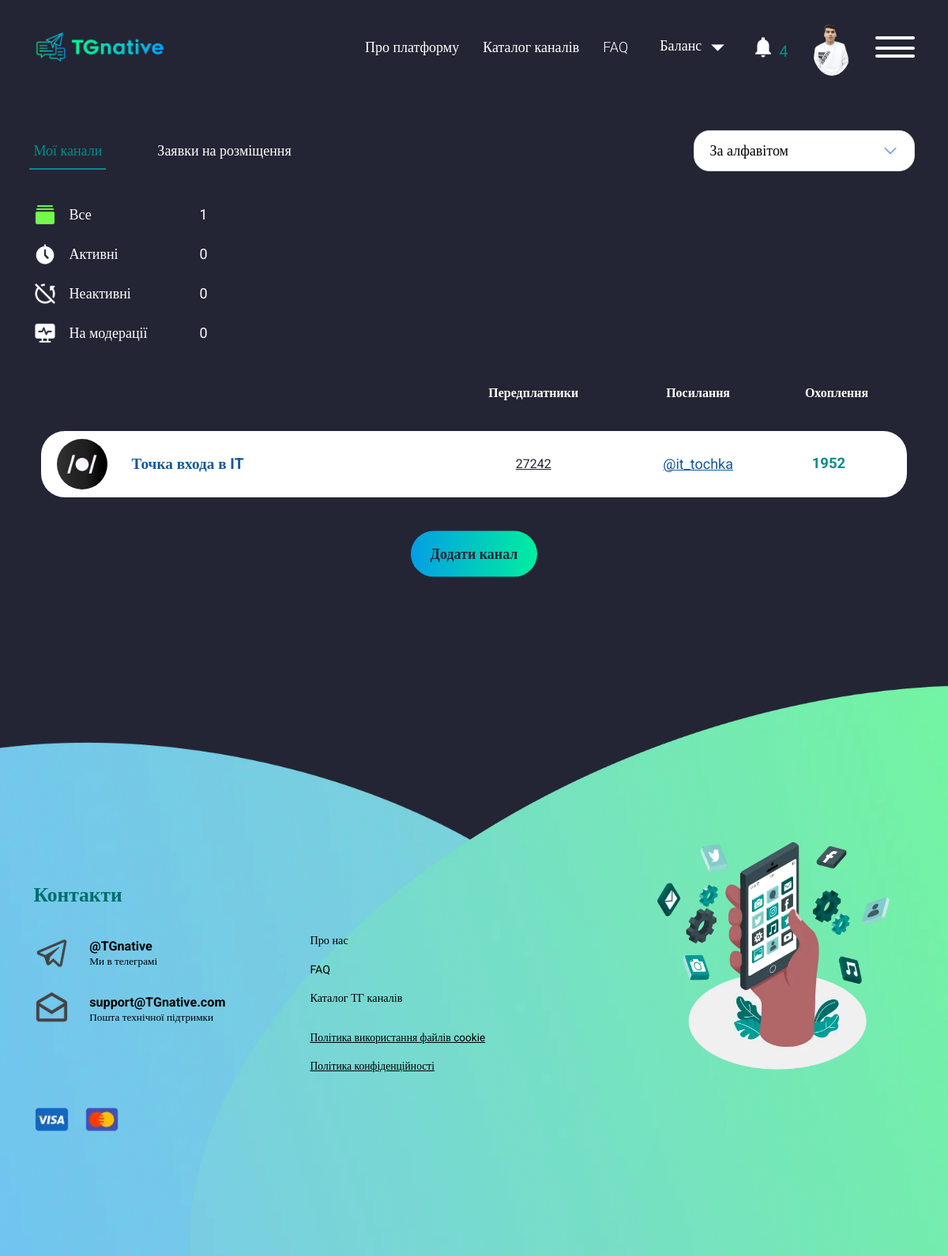
The page /logging/ (signed in) on the database its author committed.
### accounts/models.py (models this page shows, shortened)
class Profile(models.Model):
    username=models.OneToOneField(User,on_delete=models.CASCADE,related_name='profile')
    phone_number = PhoneNumberField()
    first_name=models.CharField(max_length=150)
    last_name=models.CharField(max_length=150)
    email=models.EmailField()
    balance = models.DecimalField(max_digits=10, decimal_places=2,default=0)
    currency=models.CharField(max_length=10)
    created_at=models.DateTimeField(auto_now_add=True)
    photo=models.ImageField()
    is_online = models.BooleanField(default=False)
    last_visited = models.DateTimeField(auto_now=True)
    timezone = models.CharField(max_length=63, choices=[(tz, tz) for tz in pytz.all_timezones], default='UTC')

### API/models.py (models this page shows, shortened)
class Chanel(models.Model):
    chanel_link=models.CharField(max_length=150)
    name=models.CharField(max_length=150,verbose_name="Называние канала")
    pictures=models.ImageField(verbose_name='Лого')
    subscribers=models.IntegerField()
    views=models.IntegerField()
    created_at=models.DateTimeField(auto_now_add=True)
    last_update=models.DateTimeField(auto_now=True)
    add_chanel =models.ForeignKey(Add_chanel, on_delete=models.CASCADE)
    username=models.CharField(max_length=140)
    daily_subscribers=models.IntegerField(default=0, blank=True, null=True)
    weekly_subscribers=models.IntegerField(default=0, blank=True, null=True)
    weekly_monthy = models.IntegerField(default=0, blank=True, null=True)
    class Meta:
        verbose_name="Канал"
        verbose_name_plural="Канал"
        ordering=['-subscribers']

### accounts/views.py (the view)
# urls.py: path('logging/', views.Cabinet_telegramPage.as_view(), name='logging'),
class Cabinet_telegramPage(LoginRequiredMixin, TemplateView):
    template_name = 'telegram_cabinet.html'
    login_url = reverse_lazy('login')
    def get_context_data(self, *, object_list=None, **kwargs):
        context = super().get_context_data(**kwargs)
        order_data=self.request.GET.get('order_data')
        context['chanel'] = Chanel.objects.filter(username=self.request.user).exclude(pictures="")
        context['number'] = Chanel.objects.filter(username=self.request.user).count()
        try:
            if order_data == 'order_data':
                context['order'] = Add_Reklama.objects.filter(chanel__username=self.request.user, aprove=True).order_by(
                    'order_data')
            else:
                context['order'] = Add_Reklama.objects.filter(chanel__username=self.request.user, aprove=True)
            context['count'] = Add_Reklama.objects.filter(chanel__username=self.request.user).count()
            context['aprove_owner']=Add_Reklama.objects.filter(chanel__username=self.request.user,aprove=False).count()
            context['aprove_admin']=Add_Reklama.objects.filter(chanel__username=self.request.user,aprove=True,status="DN").count()
            context['form']=Add_ReklamaStatus
        except Chanel.DoesNotExist:
            pass
        return context
    def dispatch(self, request, *args, **kwargs):
        if not request.user.is_authenticated:
            return redirect(self.login_url)
        if not Profile.objects.filter(username=request.user).exists():
            logout(request)
            return redirect(self.login_url)
        return super().dispatch(request, *args, **kwargs)

### accounts/templates/telegram_cabinet.html (shortened to what this page needs)
{% extends 'base.html' %}
{% load static %}
{% block content %}
    <main class="page">
			<section class="owner-cabinet">
				<div class="owner-cabinet__container">
					<div data-tabs class="tabs">
						<div class="tabs-row">
							<nav data-tabs-titles class="tabs-navigation">
								<button type="button" class="tabs-navigation__title _tab-active" id="my_channels">Мої канали</button>
								<button type="button" class="tabs-navigation__title" id="requests">Заявки на розміщення</button>
							</nav>
							<div class="tabs-row__item">
							</div>
						</div>
						<div data-tabs-body class="tabs__content">
							<div class="tabs__body" id="first">
								<div class="owner-cabinet__nav">
									<div class="owner-cabinet__nav-item">
										<button type="button" id="like" class="owner-cabinet__nav-title _active">
											<div class="table-row__btn" type="button">
												<img class="fill img-fluid" src="{% static 'img/owner-cabinet/1-fill.svg' %}" alt="">
											</div>
											Все
										</button>
										<div class="owner-cabinet__nav-count">{{number}}</div>
									</div>
									<div class="owner-cabinet__nav-item">
										<button type="button" id="like" class="owner-cabinet__nav-title">
											<div class="table-row__btn" type="button">
												<img class="not-fill img-fluid" src="{% static 'img/owner-cabinet/2.svg' %}" alt="">
											</div>
											Активні
										</button>
										<div class="owner-cabinet__nav-count">0</div>
									</div>
									<div class="owner-cabinet__nav-item">
										<button type="button" id="like" class="owner-cabinet__nav-title">
											<div class="table-row__btn" type="button">
												<img class="not-fill img-fluid" src="{% static 'img/owner-cabinet/3.svg' %}" alt="">
											</div>
											Неактивні
										</button>
										<div class="owner-cabinet__nav-count">0</div>
									</div>
									<div class="owner-cabinet__nav-item">
										<button type="button" id="like" class="owner-cabinet__nav-title">
											<div class="table-row__btn" type="button">
												<img class="not-fill img-fluid" src="{% static 'img/owner-cabinet/4.svg' %}" alt="">
											</div>
											На модерації
										</button>
										<div class="owner-cabinet__nav-count">0</div>
									</div>
								</div>
								{% if chanel %}
								<div class="table-wrap">
									<table class="table table_w">
										<thead>
											<tr>
												<th scope="col"></th>
												<th scope="col">
													<div class="label-white label-white_s16">Передплатники</div>
												</th>
												<th>
													<div class="label-white label-white_s16">Посилання</div>
												</th>
												<th>
													<div class="label-white label-white_s16">Охоплення</div>
												</th>
											</tr>
										</thead>
										<tbody>
                                       {% for item in chanel %}
											<tr>
												<td class="table-row" scope="row">
													<div class="table-row__head table-row__head_center">
														<a href="#" target="_blank" class="table-row__img">
															<picture><source srcset="/{{item.pictures}}" type="image/webp"><img class="img-fluid" src="/{{item.pictures}}" alt=""></picture>
														</a>
														<div class="table-row__content">
															<div class="table-row__content">
																<a href="#" target="_blank" class="label-dark-blue label-dark-blue_s20 hhv-green"> {{item.name}}</a>
															</div>
														</div>
													</div>
												</td>
												<td class="table-row">
													<button type="button"  class="label-dark label-dark_s16 label-underline hhv-green">
														{{item.subscribers}}</button>
												</td>
												<td class="table-row">
													<a href="{{item.chanel_link}}" target="_blank" class="label-dark-blue label-dark-blue_s16 label-underline hhv-green">
														@{{item.chanel_link | cut:'https://t.me/'}}
														</a>
												</td>
												<td class="table-row">
													<div class="label-dark-green label-dark-green_fw700 label-dark_s20">
														{{item.views}} </div>
												</td>
											</tr>
                                        {% endfor %}
										</tbody>
									</table>
								</div>
								<div class="not-found-channels">
								<a href="{% url 'create' %}"><button class="button button_gradient" type="button">Додати канал</button></a></div>
							   {% endif %}
							</div>
						</div>
					</div>
				</div>
			</section>
		</main>
{% for item in order %}
	</div>
{% endfor %}
    {% endblock %}

### templates/inc/header_cabinet.html (shortened to what this page needs)
{% load static %}
<header class="header header_account">
			<div class="header__container">
				<div class="header__column">
					<a href="{% url 'main' %}" class="header__logo">
						<picture><source srcset="{% static 'img/logo.webp' %}" type="image/webp"><img class="img-fluid" src="{% static 'img/logo.png' %}" alt=""></picture>
					</a>
				</div>
				<div class="header__column">
					<div class="header__menu">
						<a href="{% url 'about' %}" class="header__link hhv-green ">Про платформу</a>
						<a href="{% url 'category-list' %}" class="header__link hhv-green ">Каталог каналів</a>
						<a href="{% url 'faq' %}" class="header__link hhv-green ">FAQ</a>
					</div>
					<div data-dropdown class="header__dropdown dropdown-header dropdown-header_sm">
						<button data-dropdown-btn class="dropdown-header__btn" type="button">
							<span>Баланс</span>
							<img src="{% static 'img/icons/triangle.svg' %}" class="arrow" alt="">
						</button>
					</div>
					{% if bell %}
					<a href="{% url 'logging' %}#noti" class="header__cart">
						<img class="img-fluid" src="{% static 'img/icons/bell.svg' %}" alt="">
						<span>{{number_count}}</span>
					</a>
					{% endif %}
					{% if user_photo %}
					<a href="{% url url_cabinet pk %}" class="header__avatar">
						<picture><source srcset="/{{ user_photo }}" type="image/webp"><img class="img-fluid" src="/{{ user_photo }}" alt=""></picture>
						</a>
						{% else %}
					 <a href="{% url url_cabinet pk %}" class="header__avatar">
						<picture><source srcset="{% static 'img/channel/avatar-not-found.webp' %}" type="image/webp"><img class="img-fluid" src="{% static 'img/channel/avatar-not-found.png' %}" alt=""></picture>
					 </a>
					{% endif %}
					<div data-dropdown class="header__dropdown dropdown-header">
						<button data-dropdown-btn class="dropdown-header__btn icon-menu" type="button">
							<span></span>
						</button>
					</div>
				</div>
			</div>
		</header>

### rows shown on the page
Profile: photo (picture)
Chanel: pictures (picture), name "Точка входа в IT", subscribers "27242", chanel_link "it_tochka", views "1952"

### other values the page prints
{{ number_count }} "4"
{{ number }} "1"
